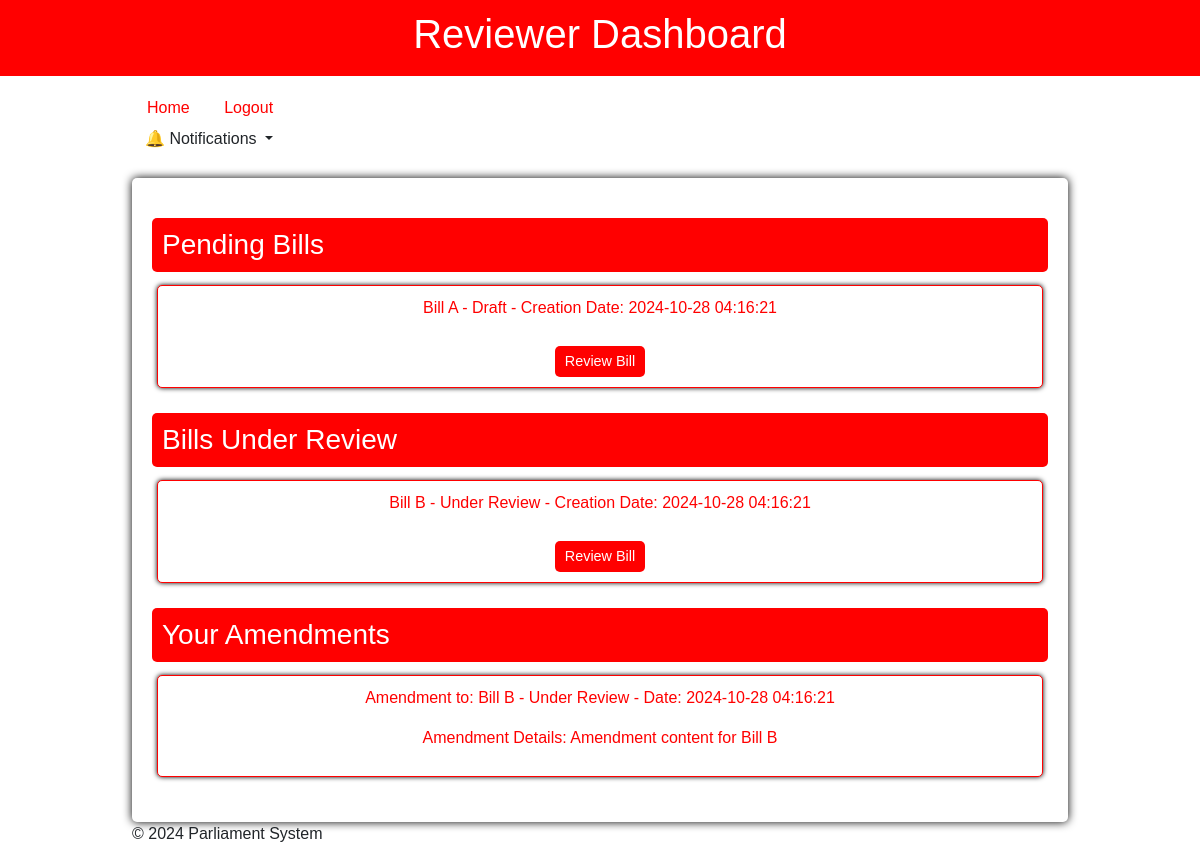
Screenshot of /Rev-Dashboard (signed in) with the database file from the repository.
### tables this page shows
CREATE TABLE IF NOT EXISTS `bill` (
  `id` int(11) NOT NULL AUTO_INCREMENT,
  `title` varchar(255) NOT NULL,
  `description` text NOT NULL,
  `author_id` int(11) DEFAULT NULL,
  `draft_content` text DEFAULT NULL,
  `status` enum('Draft', 'Under Review', 'Approved', 'Rejected') NOT NULL,
  `created_time` timestamp NOT NULL DEFAULT current_timestamp(),
  `updated_time` timestamp NOT NULL DEFAULT current_timestamp() ON UPDATE current_timestamp(),
  PRIMARY KEY (`id`),
  KEY `author_id` (`author_id`),
  CONSTRAINT `bill_ibfk_1` FOREIGN KEY (`author_id`) REFERENCES `user` (`id`)
);

CREATE TABLE IF NOT EXISTS `amendment` (
  `id` int(11) NOT NULL AUTO_INCREMENT,
  `bill_id` int(11) DEFAULT NULL,
  `author_id` int(11) DEFAULT NULL,
  `amendment_content` text NOT NULL,
  `comment` text DEFAULT NULL,
  `created_time` timestamp NOT NULL DEFAULT current_timestamp(),
  `updated_time` timestamp NOT NULL DEFAULT current_timestamp() ON UPDATE current_timestamp(),
  PRIMARY KEY (`id`),
  KEY `bill_id` (`bill_id`),
  KEY `author_id` (`author_id`),
  CONSTRAINT `amendment_ibfk_1` FOREIGN KEY (`bill_id`) REFERENCES `bill` (`id`),
  CONSTRAINT `amendment_ibfk_2` FOREIGN KEY (`author_id`) REFERENCES `user` (`id`)
);

### src/BaseController.php (called while the page is built)
<?php
class BaseController
{
    protected function render($view, $data = [])
    {
        extract($data);
        include_once __DIR__ .  "/Views/$view.php";
    }
}

### src/Controllers/DashBoardController.php (called while the page is built, shortened)
<?php
require_once __DIR__ . '/../BaseController.php';
require_once __DIR__ . '/../Repositories/BillRepository.php';
require_once __DIR__ . '/../Repositories/AmendmentRepository.php';
class DashBoardController extends BaseController
{
    private $billRepository;
    private $amendmentRepository;
    public function __construct()
    {
        $this->billRepository = new BillRepository();
        $this->amendmentRepository = new AmendmentRepository();
    }
    public function reviewDashboard()
    {
        try {
            $userId = $_SESSION["Id"];
            $allBills = $this->billRepository->getAllBills();
            $userAmendments = $this->amendmentRepository->getUserAmendments($userId);
            $this->render("Dashboard/Review_Dashboard", ["bills" => $allBills, "amendments" => $userAmendments]);
        } catch (Exception $e) {
            $this->render("Dashboard/Review_Dashboard", ["error" => "Problem Getting Dashboard Data Please Refresh"]);
        }
    }
}

### src/Repositories/BillRepository.php (called while the page is built, shortened)
<?php
require_once __DIR__ . "/../DB/DB.php";
require_once __DIR__ . "/../Models/Bill.php";
require_once __DIR__ . "/../Models/Amendment.php";
class BillRepository
{
    private DB $dbContext;
    public function __construct()
    {
        $this->dbContext = DB::getInstance();
    }
    public function getAllBills()
    {
        $sqlQuery = "
            SELECT b.*, u.username
            FROM bill b
            JOIN user u ON b.author_id = u.id";
        $billsData = $this->dbContext->query($sqlQuery, [], true);
        $bills = [];
        foreach ($billsData as $billData) {
            $bill = Bill::GenerateBill($billData);
            $bills[] = $bill;
        }
        return $bills;
    }
}

### src/DB/dockerConfig.php (called while the page is built)
<?php
return [
    'DB_HOST'     => 'mysql-db',
    'DB_PORT'     => '3306',
    'DB_DATABASE' => 'legislation',
    'DB_USERNAME' => 'root',
    'DB_PASSWORD' => 'rootpassword'
];

### src/DB/DB.php (called while the page is built, shortened)
<?php
class DB
{
    private $pdo;
    private static $instance = null;
    public function __construct()
    {
        $config = require __DIR__ . '/dockerConfig.php';
        $host     = $config['DB_HOST'];
        $port     = $config['DB_PORT'];
        $dbname   = $config['DB_DATABASE'];
        $username = $config['DB_USERNAME'];
        $password = $config['DB_PASSWORD'];
        $dsn = "mysql:host=$host;port=$port;dbname=$dbname;charset=utf8mb4";
        try {
            $this->pdo = new PDO($dsn, $username, $password);
            $this->pdo->setAttribute(PDO::ATTR_ERRMODE, PDO::ERRMODE_EXCEPTION);
        } catch (PDOException $e) {
            die("Database connection failed: " . $e->getMessage());
        }
    }
    public static function getInstance()
    {
        if (self::$instance === null) {
            self::$instance = new self();
        }
        return self::$instance;
    }
    public function query($sql, $params = [], $fetch = true)
    {
        try {
            $stmt = $this->pdo->prepare($sql);
            $stmt->execute($params);
            if ($fetch) {
                return $stmt->fetchAll(PDO::FETCH_ASSOC);
            }
            return true;
        } catch (PDOException $e) {
            die("Query failed: " . $e->getMessage());
        }
    }
}

### src/Models/Bill.php (called while the page is built, shortened)
<?php
class Bill
{
    private $title;
    private $status;
    private $created_time;
    public function __construct($id, $title, $description, $author_id, $draft_content, $status, $created_time, $updated_time, $userName = null)
    {
        $this->title = $title;
        $this->status = $status;
        $this->created_time = $created_time;
    }
    public function getTitle()
    {
        return $this->title;
    }
    public function getStatus()
    {
        return $this->status;
    }
    public function getCreatedTime()
    {
        return $this->created_time;
    }
    public static function GenerateBill(array $data)
    {
        return new self(
            $data['id'],
            $data['title'],
            $data['description'],
            $data['author_id'],
            $data['draft_content'],
            $data['status'],
            $data['created_time'],
            $data['updated_time'],
            $data["username"]
        );
    }
}

### src/Repositories/AmendmentRepository.php (called while the page is built, shortened)
<?php
require_once __DIR__ . "/../DB/DB.php";
require_once __DIR__ . "/../Models/Bill.php";
require_once __DIR__ . "/../Models/Amendment.php";
class AmendmentRepository
{
    private DB $dbContext;
    public function __construct()
    {
        $this->dbContext = DB::getInstance();
    }
    public function getUserAmendments($authorId)
    {
        $sql = "SELECT a.*,u.username as authorName,b.title as billName FROM amendment a
        LEFT JOIN user u on u.id = a.author_id
        LEFT JOIN bill b on b.id = a.bill_id
         WHERE a.author_id = :authorId";
        $params = ["authorId" => $authorId];
        $data = $this->dbContext->query($sql, $params, true);
        $amendments = [];
        foreach ($data as $amendmentArray) {
            $amendment = Amendment::generateAmendment($amendmentArray);
            $amendments[] = $amendment;
        }
        return $amendments;
    }
}

### src/Models/Amendment.php (called while the page is built, shortened)
<?php
class Amendment
{
    private $amendment_content;
    private $created_time;
    private $billName;
    public function __construct($id, $bill_id, $author_id, $amendment_content, $comment, $created_time, $updated_time, $billName = null, $authorName = null)
    {
        $this->amendment_content = $amendment_content;
        $this->created_time = $created_time;
        $this->billName = $billName;
    }
    public function getAmendmentContent()
    {
        return $this->amendment_content;
    }
    public function getCreatedTime()
    {
        return $this->created_time;
    }
    public function getBillName()
    {
        return $this->billName;
    }
    public static function generateAmendment($data)
    {
        return new Amendment(
            $data['id'],
            $data['bill_id'],
            $data['author_id'],
            $data['amendment_content'],
            $data['comment'],
            $data['created_time'],
            $data['updated_time'],
            $data["billName"],
            $data["authorName"]
        );
    }
}

### src/Views/Dashboard/Review_Dashboard.php (the view, shortened to what this page needs)
<!DOCTYPE html>
<html lang="en">
<head>
    <link href="https://cdn.jsdelivr.net/npm/bootstrap@5.3.0/dist/css/bootstrap.min.css" rel="stylesheet">
</head>
<body>
    <header>
        <h1>Reviewer Dashboard</h1>
    </header>
    <div class="container">
        <nav>
            <a href="#">Home</a>
            <a href="#" id="logout-btn">Logout</a>
            <div class="dropdown">
                <button class="btn dropdown-toggle" type="button" id="notificationDropdown" data-bs-toggle="dropdown" aria-expanded="false">
                    🔔 Notifications
                </button>
            </div>
        </nav>
        <div class="dashboard">
            <div class="section">
                <h3>Pending Bills</h3>
                <div class="bills-container">
                    <?php if (!empty($bills)): ?>
                        <?php foreach ($bills as $bill): ?>
                            <?php if ($bill->getStatus() === 'Draft'): ?>
                                <div class="bill">
                                    <p><?php echo htmlspecialchars($bill->getTitle()) . " - Creation Date: " . htmlspecialchars($bill->getCreatedTime()); ?></p>
                                    <form action="Bill/Review" method="GET">
                                        <button type="submit" class="button">Review Bill</button>
                                    </form>
                                </div>
                            <?php endif; ?>
                        <?php endforeach; ?>
                    <?php else: ?>
                        <p>No pending bills available.</p>
                    <?php endif; ?>
                </div>
            </div>
            <div class="section">
                <h3>Bills Under Review</h3>
                <div class="bills-container">
                    <?php if (!empty($bills)): ?>
                        <?php foreach ($bills as $bill): ?>
                            <?php if ($bill->getStatus() === 'Under Review'): ?>
                                <div class="bill">
                                    <p><?php echo htmlspecialchars($bill->getTitle()) . " - Creation Date: " . htmlspecialchars($bill->getCreatedTime()); ?></p>
                                    <form action="Bill/Review" method="GET">
                                        <button type="submit" class="button">Review Bill</button>
                                    </form>
                                </div>
                            <?php endif; ?>
                        <?php endforeach; ?>
                    <?php else: ?>
                        <p>No bills under review available.</p>
                    <?php endif; ?>
                </div>
            </div>
            <div class="section">
                <h3>Your Amendments</h3>
                <div class="bills-container">
                    <?php if (!empty($amendments)): ?>
                        <?php foreach ($amendments as $amendment): ?>
                            <div class="bill">
                                <p>
                                    <?php echo "Amendment to: " . htmlspecialchars($amendment->getBillName()) .
                                        " - Date: " . htmlspecialchars($amendment->getCreatedTime()); ?>
                                </p>
                                <p>
                                    <?php echo "Amendment Details: " . htmlspecialchars($amendment->getAmendmentContent()); ?>
                                </p>
                            </div>
                        <?php endforeach; ?>
                    <?php else: ?>
                        <p>No amendments made yet.</p>
                    <?php endif; ?>
                </div>
            </div>
        </div>
        <footer>
            <p>&copy; 2024 Parliament System</p>
        </footer>
</body>
</html>

### src/Views/Dashboard/Review_Dashboard.php (style rules this page uses)
body { font-family: Arial, sans-serif; margin: 0; padding: 0; background-color: #ffffff; }
.container { width: 80%; margin: auto; overflow: hidden; }
header { background: #ff0000; color: #ffffff; padding: 10px 0; text-align: center; }
nav { margin: 20px 0; }
nav a { margin: 0 15px; color: #ff0000; text-decoration: none; }
.dashboard { background: #ffffff; padding: 20px; border-radius: 5px; box-shadow: 0 0 10px #000000; }
.section { margin: 20px 0; }
.section h3 { background: #ff0000; color: #ffffff; padding: 10px; border-radius: 5px; }
.bills-container { display: flex; justify-content: space-between; flex-wrap: wrap; }
.bill { background: #ffffff; color: #ff0000; padding: 10px; border: 1px solid #ff0000; border-radius: 5px; margin: 5px; flex: 1 1 45%; box-shadow: 0 0 5px #000000; text-align: center; }
.button { background: #ff0000; color: white; border: none; padding: 5px 10px; border-radius: 5px; cursor: pointer; font-size: 0.9em; margin-top: 10px; }

### rows the page displays
bill: title "Bill A - Draft", created_time "2024-10-28 04:16:21"
bill: title "Bill B - Under Review", created_time "2024-10-28 04:16:21"
amendment: bill.title "Bill B - Under Review", created_time "2024-10-28 04:16:21", amendment_content "Amendment content for Bill B"
